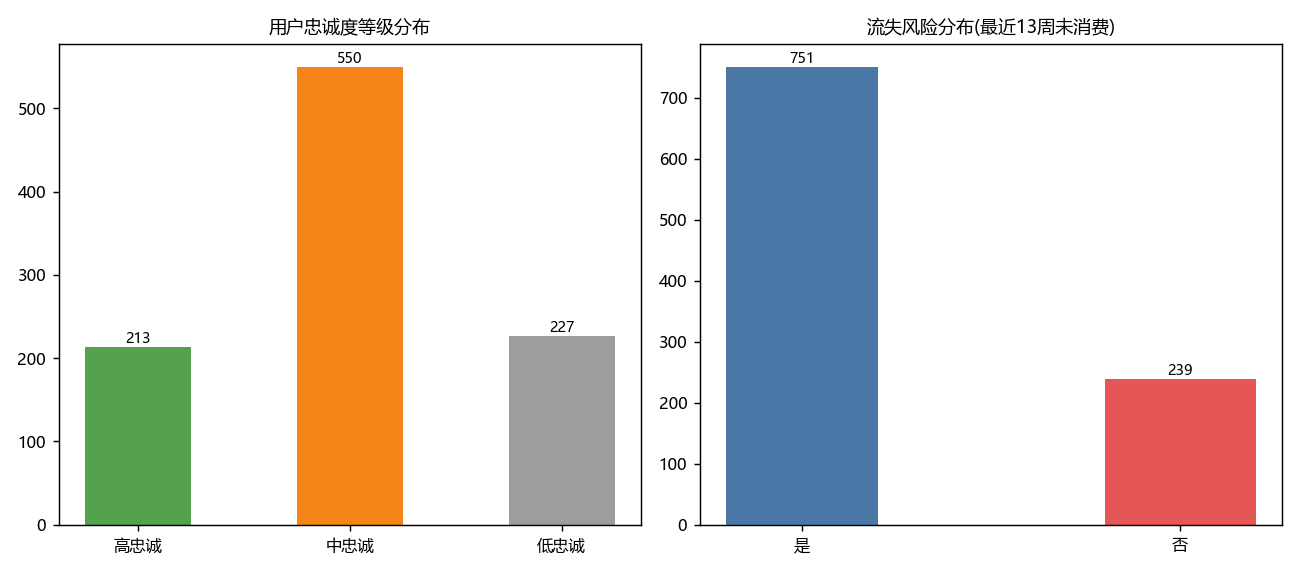

The Python source for this figure:
"""第2章 用户忠诚度模型 -> Python
原素材: 1-3用户忠诚度模型-参考.xlsx (销售流水表80111行, 分析时点2021-01-01, 最近13周=2020-10-02)
内涵: 忠诚度模型按消费次数、消费额的分位数(0.25/0.75)把会员分忠诚度等级,
      结合"是否最近13周内消费"识别流失风险。指标=度量+汇总规则(消费次数distinctcount订单, 消费额sum)。
"""
from pathlib import Path
import pandas as pd
import matplotlib.pyplot as plt

plt.rcParams['font.sans-serif'] = ['Microsoft YaHei']
plt.rcParams['axes.unicode_minus'] = False
plt.rcParams['font.size'] = 9

ROOT = Path(__file__).resolve().parent.parent
F = ROOT / "CDA 教材资料2025" / "1《CDA 一级认证教材：商业数据分析》" / "第2章 数据分析方法" / "1、分析的基础范式" / "data-有答案" / "1-3用户忠诚度模型-参考.xlsx"
df = pd.read_excel(F, sheet_name="销售流水表")
df["消费日期"] = pd.to_datetime(df["消费日期"])

g = df.groupby("会员编号").agg(
    消费次数=("订单编号", "nunique"),
    消费额=("消费金额", "sum"),
    最近消费=("消费日期", "max"),
    近13周=("是否最近13周内消费", lambda x: x.dropna().iloc[0] if x.dropna().size else "否"),
)
qt = g["消费次数"].quantile([0.25, 0.75])
qa = g["消费额"].quantile([0.25, 0.75])
def lvl(v, q):
    return "高" if v >= q[0.75] else ("低" if v <= q[0.25] else "中")
g["次数等级"] = g["消费次数"].apply(lambda x: lvl(x, qt))
g["金额等级"] = g["消费额"].apply(lambda x: lvl(x, qa))
def loyal(r):
    if r["次数等级"] == "高" and r["金额等级"] == "高": return "高忠诚"
    if r["次数等级"] == "低" and r["金额等级"] == "低": return "低忠诚"
    return "中忠诚"
g["忠诚度"] = g.apply(loyal, axis=1)
g["流失风险"] = g["近13周"].apply(lambda x: "是" if str(x).strip() == "否" else "否")

print(f"消费次数分位 q25={qt[0.25]:.0f} q75={qt[0.75]:.0f}  消费额分位 q25={qa[0.25]:.0f} q75={qa[0.75]:.0f}")
print("\n== 忠诚度等级分布 ==")
print(g["忠诚度"].value_counts().to_string())
print("\n== 流失风险分布 ==")
print(g["流失风险"].value_counts().to_string())
print("\n== 忠诚度×流失 交叉 ==")
print(pd.crosstab(g["忠诚度"], g["流失风险"]).to_string())

fig, axes = plt.subplots(1, 2, figsize=(10, 4.4))
a = g["忠诚度"].value_counts().reindex(["高忠诚", "中忠诚", "低忠诚"])
axes[0].bar(a.index, a.values, width=0.5, color=["#54A24B", "#F58518", "#9D9D9D"])
axes[0].set_title("用户忠诚度等级分布", fontsize=10)
for i, v in enumerate(a.values):
    axes[0].text(i, v, str(v), ha="center", va="bottom", fontsize=8)
b = g["流失风险"].value_counts()
axes[1].bar(b.index, b.values, width=0.4, color=["#4C78A8", "#E45756"])
axes[1].set_title("流失风险分布(最近13周未消费)", fontsize=10)
for i, v in enumerate(b.values):
    axes[1].text(i, v, str(v), ha="center", va="bottom", fontsize=8)
plt.tight_layout()
out = Path(__file__).resolve().parent / "第02章_用户忠诚度.png"
plt.savefig(out, dpi=130)
print(f"\n图已保存: {out.name}")
